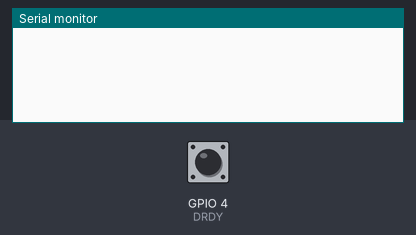
The sketch below on a simulated ESP32. Parts: the last lines printed to the serial monitor. The inputs (shaded band) are chosen by the test bench; at power-on: GPIO 4 (DRDY) HIGH.

Above: at 1.4 s.
1.5 s: GPIO 4 (DRDY) pulled LOW for 0.15 s
At 2.8 s:
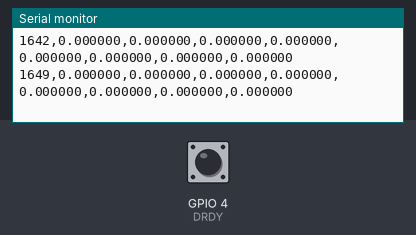
3.1 s: GPIO 4 (DRDY) pulled LOW for 1 s
At 5.2 s:
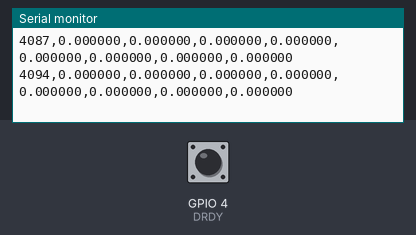
5.6 s: GPIO 4 (DRDY) pulled LOW for 0.15 s
At 6.1 s:
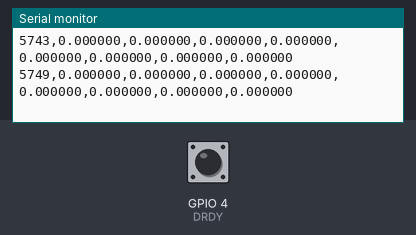
Timing chart, 0 to 8.6 s (numbered marks = the images above; inputs shaded):
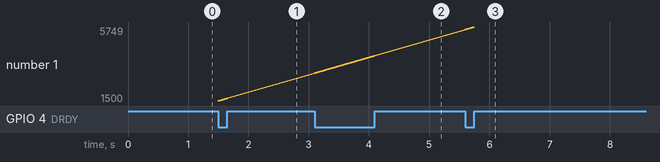

Measured:
- after the input at 1.5 s, the serial monitor: prints a new line at once (image 1)
- after the input at 3.1 s, the serial monitor: prints a new line at once (image 2)
- plotted number 1: 1649 → 4094 after the input at 3.1 s

The sketch:

ads1299_esp32.ino
```cpp
// ADS1299 basic continuous read (single ADS1299, adapt for 2x ADS if needed)
#include <SPI.h>

#define DRDY  4
#define CS    5
#define RESET 2

void ads_write(uint8_t address, uint8_t data) {
  digitalWrite(CS, LOW);
  SPI.transfer(0x40 | address);
  SPI.transfer(0x00);
  SPI.transfer(data);
  digitalWrite(CS, HIGH);
}

void ads_command(uint8_t cmd) {
  digitalWrite(CS, LOW);
  SPI.transfer(cmd);
  digitalWrite(CS, HIGH);
}

void setup() {
  Serial.begin(115200);
  SPI.begin(18, 19, 23, CS); // SCK, MISO, MOSI, SS

  pinMode(CS, OUTPUT);
  pinMode(DRDY, INPUT_PULLUP);
  pinMode(RESET, OUTPUT);

  digitalWrite(RESET, LOW);
  delay(50);
  digitalWrite(RESET, HIGH);
  delay(100);

  ads_command(0x06); // RESET
  delay(100);

  ads_command(0x11); // SDATAC (stop continuous)
  delay(10);

  ads_write(0x01, 0x96); // CONFIG1: 250 SPS
  ads_write(0x02, 0xD0); // CONFIG2
  ads_write(0x03, 0xE0); // CONFIG3

  // Set CHnSET registers (enable channels, gain=24)
  for (uint8_t i = 0; i < 8; i++) {
    ads_write(0x05 + i, 0x60); // 0x60 => Power on, gain 24, input normal
  }

  ads_command(0x10); // START
  ads_command(0x08); // RDATAC (start continuous read)
}

long conv24ToLong(uint8_t b1, uint8_t b2, uint8_t b3) {
  long val = ((long)b1 << 16) | ((long)b2 << 8) | b3;
  if (val & 0x800000) val |= 0xFF000000; // sign extend
  return val;
}

void loop() {
  if (digitalRead(DRDY) == LOW) {
    digitalWrite(CS, LOW);
    // read status(3) + 8 channels * 3 bytes = 27 bytes
    uint8_t buf[27];
    for (int i=0;i<27;i++) buf[i] = SPI.transfer(0x00);
    digitalWrite(CS, HIGH);

    // convert to microvolts (approx). Adjust Vref/gain according to your board.
    const float Vref = 4.5;
    const float gain = 24.0;
    const float LSB_uV = (Vref / (pow(2,23)-1)) / gain * 1e6;

    // status is buf[0..2], channels start at buf[3]
    long chRaw[8];
    int p = 3;
    for (int ch=0; ch<8; ch++) {
      chRaw[ch] = conv24ToLong(buf[p], buf[p+1], buf[p+2]);
      p += 3;
    }

    unsigned long ts = millis();
    // Output CSV line: ts,ch1_uV,...ch8_uV
    Serial.print(ts);
    for (int ch=0; ch<8; ch++) {
      float uV = chRaw[ch] * LSB_uV;
      Serial.print(",");
      Serial.print(uV, 6);
    }
    Serial.println();
  }
}
```
